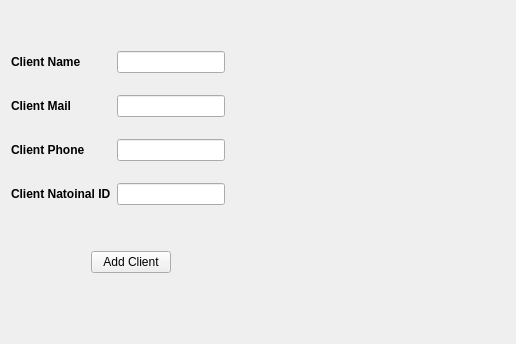
              <widget class="QWidget" name="tab_15">
               <attribute name="title">
                <string>Add New Client</string>
               </attribute>
               <layout class="QGridLayout" name="gridLayout_15">
                <item row="6" column="1">
                 <spacer name="horizontalSpacer_23">
                  <property name="orientation">
                   <enum>Qt::Horizontal</enum>
                  </property>
                  <property name="sizeHint" stdset="0">
                   <size>
                    <width>40</width>
                    <height>20</height>
                   </size>
                  </property>
                 </spacer>
                </item>
                <item row="1" column="10">
                 <spacer name="horizontalSpacer_20">
                  <property name="orientation">
                   <enum>Qt::Horizontal</enum>
                  </property>
                  <property name="sizeType">
                   <enum>QSizePolicy::Preferred</enum>
                  </property>
                  <property name="sizeHint" stdset="0">
                   <size>
                    <width>40</width>
                    <height>20</height>
                   </size>
                  </property>
                 </spacer>
                </item>
                <item row="4" column="2">
                 <widget class="QPushButton" name="pushButton_43">
                  <property name="sizePolicy">
                   <sizepolicy hsizetype="Preferred" vsizetype="Maximum">
                    <horstretch>0</horstretch>
                    <verstretch>0</verstretch>
                   </sizepolicy>
                  </property>
                  <property name="text">
                   <string>Add Client</string>
                  </property>
                 </widget>
                </item>
                <item row="1" column="6">
                 <spacer name="horizontalSpacer_88">
                  <property name="orientation">
                   <enum>Qt::Horizontal</enum>
                  </property>
                  <property name="sizeType">
                   <enum>QSizePolicy::Preferred</enum>
                  </property>
                  <property name="sizeHint" stdset="0">
                   <size>
                    <width>40</width>
                    <height>20</height>
                   </size>
                  </property>
                 </spacer>
                </item>
                <item row="1" column="4">
                 <spacer name="horizontalSpacer_90">
                  <property name="orientation">
                   <enum>Qt::Horizontal</enum>
                  </property>
                  <property name="sizeType">
                   <enum>QSizePolicy::Preferred</enum>
                  </property>
                  <property name="sizeHint" stdset="0">
                   <size>
                    <width>40</width>
                    <height>20</height>
                   </size>
                  </property>
                 </spacer>
                </item>
                <item row="0" column="0">
                 <spacer name="verticalSpacer_4">
                  <property name="orientation">
                   <enum>Qt::Vertical</enum>
                  </property>
                  <property name="sizeType">
                   <enum>QSizePolicy::Maximum</enum>
                  </property>
                  <property name="sizeHint" stdset="0">
                   <size>
                    <width>20</width>
                    <height>40</height>
                   </size>
                  </property>
                 </spacer>
                </item>
                <item row="1" column="7">
                 <spacer name="horizontalSpacer_87">
                  <property name="orientation">
                   <enum>Qt::Horizontal</enum>
                  </property>
                  <property name="sizeType">
                   <enum>QSizePolicy::Preferred</enum>
                  </property>
                  <property name="sizeHint" stdset="0">
                   <size>
                    <width>40</width>
                    <height>20</height>
                   </size>
                  </property>
                 </spacer>
                </item>
                <item row="1" column="9">
                 <spacer name="horizontalSpacer_21">
                  <property name="orientation">
                   <enum>Qt::Horizontal</enum>
                  </property>
                  <property name="sizeType">
                   <enum>QSizePolicy::Preferred</enum>
                  </property>
                  <property name="sizeHint" stdset="0">
                   <size>
                    <width>40</width>
                    <height>20</height>
                   </size>
                  </property>
                 </spacer>
                </item>
                <item row="1" column="5">
                 <spacer name="horizontalSpacer_89">
                  <property name="orientation">
                   <enum>Qt::Horizontal</enum>
                  </property>
                  <property name="sizeType">
                   <enum>QSizePolicy::Preferred</enum>
                  </property>
                  <property name="sizeHint" stdset="0">
                   <size>
                    <width>40</width>
                    <height>20</height>
                   </size>
                  </property>
                 </spacer>
                </item>
                <item row="1" column="0" colspan="4">
                 <layout class="QFormLayout" name="formLayout_4">
                  <property name="sizeConstraint">
                   <enum>QLayout::SetNoConstraint</enum>
                  </property>
                  <property name="fieldGrowthPolicy">
                   <enum>QFormLayout::ExpandingFieldsGrow</enum>
                  </property>
                  <property name="rowWrapPolicy">
                   <enum>QFormLayout::WrapLongRows</enum>
                  </property>
                  <property name="verticalSpacing">
                   <number>22</number>
                  </property>
                  <item row="0" column="0">
                   <widget class="QLabel" name="label_125">
                    <property name="sizePolicy">
                     <sizepolicy hsizetype="Maximum" vsizetype="Preferred">
                      <horstretch>0</horstretch>
                      <verstretch>0</verstretch>
                     </sizepolicy>
                    </property>
                    <property name="font">
                     <font>
                      <weight>75</weight>
                      <bold>true</bold>
                     </font>
                    </property>
                    <property name="text">
                     <string>Client Name</string>
                    </property>
                   </widget>
                  </item>
                  <item row="0" column="1">
                   <widget class="QLineEdit" name="lineEdit_124"/>
                  </item>
                  <item row="1" column="0">
                   <widget class="QLabel" name="label_126">
                    <property name="sizePolicy">
                     <sizepolicy hsizetype="Maximum" vsizetype="Preferred">
                      <horstretch>0</horstretch>
                      <verstretch>0</verstretch>
                     </sizepolicy>
                    </property>
                    <property name="font">
                     <font>
                      <weight>75</weight>
                      <bold>true</bold>
                     </font>
                    </property>
                    <property name="text">
                     <string>Client Mail</string>
                    </property>
                   </widget>
                  </item>
                  <item row="1" column="1">
                   <widget class="QLineEdit" name="lineEdit_125"/>
                  </item>
                  <item row="2" column="0">
                   <widget class="QLabel" name="label_139">
                    <property name="sizePolicy">
                     <sizepolicy hsizetype="Maximum" vsizetype="Preferred">
                      <horstretch>0</horstretch>
                      <verstretch>0</verstretch>
                     </sizepolicy>
                    </property>
                    <property name="font">
                     <font>
                      <weight>75</weight>
                      <bold>true</bold>
                     </font>
                    </property>
                    <property name="text">
                     <string>Client Phone</string>
                    </property>
                   </widget>
                  </item>
                  <item row="2" column="1">
                   <widget class="QLineEdit" name="lineEdit_138"/>
                  </item>
                  <item row="3" column="0">
                   <widget class="QLabel" name="label_140">
                    <property name="sizePolicy">
                     <sizepolicy hsizetype="Maximum" vsizetype="Preferred">
                      <horstretch>0</horstretch>
                      <verstretch>0</verstretch>
                     </sizepolicy>
                    </property>
                    <property name="font">
                     <font>
                      <weight>75</weight>
                      <bold>true</bold>
                     </font>
                    </property>
                    <property name="text">
                     <string>Client Natoinal ID</string>
                    </property>
                   </widget>
                  </item>
                  <item row="3" column="1">
                   <widget class="QLineEdit" name="lineEdit_139"/>
                  </item>
                 </layout>
                </item>
                <item row="6" column="3">
                 <spacer name="horizontalSpacer_50">
                  <property name="orientation">
                   <enum>Qt::Horizontal</enum>
                  </property>
                  <property name="sizeHint" stdset="0">
                   <size>
                    <width>40</width>
                    <height>20</height>
                   </size>
                  </property>
                 </spacer>
                </item>
                <item row="5" column="2">
                 <spacer name="verticalSpacer_5">
                  <property name="orientation">
                   <enum>Qt::Vertical</enum>
                  </property>
                  <property name="sizeHint" stdset="0">
                   <size>
                    <width>20</width>
                    <height>40</height>
                   </size>
                  </property>
                 </spacer>
                </item>
                <item row="6" column="2">
                 <spacer name="horizontalSpacer_49">
                  <property name="orientation">
                   <enum>Qt::Horizontal</enum>
                  </property>
                  <property name="sizeHint" stdset="0">
                   <size>
                    <width>40</width>
                    <height>20</height>
                   </size>
                  </property>
                 </spacer>
                </item>
                <item row="1" column="8">
                 <spacer name="horizontalSpacer_86">
                  <property name="orientation">
                   <enum>Qt::Horizontal</enum>
                  </property>
                  <property name="sizeType">
                   <enum>QSizePolicy::Preferred</enum>
                  </property>
                  <property name="sizeHint" stdset="0">
                   <size>
                    <width>40</width>
                    <height>20</height>
                   </size>
                  </property>
                 </spacer>
                </item>
                <item row="3" column="2">
                 <spacer name="verticalSpacer_26">
                  <property name="orientation">
                   <enum>Qt::Vertical</enum>
                  </property>
                  <property name="sizeType">
                   <enum>QSizePolicy::Preferred</enum>
                  </property>
                  <property name="sizeHint" stdset="0">
                   <size>
                    <width>20</width>
                    <height>40</height>
                   </size>
                  </property>
                 </spacer>
                </item>
               </layout>
              </widget>
